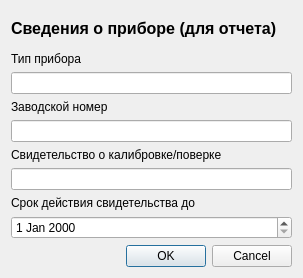
<?xml version="1.0" encoding="UTF-8"?>
<ui version="4.0">
 <class>Dialog</class>
 <widget class="QDialog" name="Dialog">
  <property name="geometry">
   <rect>
    <x>0</x>
    <y>0</y>
    <width>303</width>
    <height>278</height>
   </rect>
  </property>
  <property name="windowTitle">
   <string>Dialog</string>
  </property>
  <layout class="QVBoxLayout" name="verticalLayout_2">
   <item>
    <widget class="QLabel" name="label">
     <property name="font">
      <font>
       <pointsize>12</pointsize>
       <weight>75</weight>
       <bold>true</bold>
      </font>
     </property>
     <property name="text">
      <string>Сведения о приборе (для отчета)</string>
     </property>
    </widget>
   </item>
   <item>
    <layout class="QVBoxLayout" name="verticalLayout">
     <item>
      <widget class="QLabel" name="label_2">
       <property name="text">
        <string>Тип прибора</string>
       </property>
      </widget>
     </item>
     <item>
      <widget class="QLineEdit" name="lineEdit"/>
     </item>
    </layout>
   </item>
   <item>
    <layout class="QVBoxLayout" name="verticalLayout_3">
     <item>
      <widget class="QLabel" name="label_3">
       <property name="text">
        <string>Заводской номер</string>
       </property>
      </widget>
     </item>
     <item>
      <widget class="QLineEdit" name="lineEdit_2"/>
     </item>
    </layout>
   </item>
   <item>
    <layout class="QVBoxLayout" name="verticalLayout_4">
     <item>
      <widget class="QLabel" name="label_4">
       <property name="text">
        <string>Свидетельство о калибровке/поверке</string>
       </property>
      </widget>
     </item>
     <item>
      <widget class="QLineEdit" name="lineEdit_3"/>
     </item>
    </layout>
   </item>
   <item>
    <layout class="QVBoxLayout" name="verticalLayout_5">
     <item>
      <widget class="QLabel" name="label_5">
       <property name="text">
        <string>Срок действия свидетельства до</string>
       </property>
      </widget>
     </item>
     <item>
      <widget class="QDateEdit" name="dateEdit"/>
     </item>
    </layout>
   </item>
   <item>
    <widget class="QDialogButtonBox" name="buttonBox">
     <property name="orientation">
      <enum>Qt::Horizontal</enum>
     </property>
     <property name="standardButtons">
      <set>QDialogButtonBox::Cancel|QDialogButtonBox::Ok</set>
     </property>
    </widget>
   </item>
  </layout>
 </widget>
 <resources/>
 <connections>
  <connection>
   <sender>buttonBox</sender>
   <signal>accepted()</signal>
   <receiver>Dialog</receiver>
   <slot>accept()</slot>
   <hints>
    <hint type="sourcelabel">
     <x>248</x>
     <y>254</y>
    </hint>
    <hint type="destinationlabel">
     <x>157</x>
     <y>274</y>
    </hint>
   </hints>
  </connection>
  <connection>
   <sender>buttonBox</sender>
   <signal>rejected()</signal>
   <receiver>Dialog</receiver>
   <slot>reject()</slot>
   <hints>
    <hint type="sourcelabel">
     <x>316</x>
     <y>260</y>
    </hint>
    <hint type="destinationlabel">
     <x>286</x>
     <y>274</y>
    </hint>
   </hints>
  </connection>
 </connections>
</ui>
